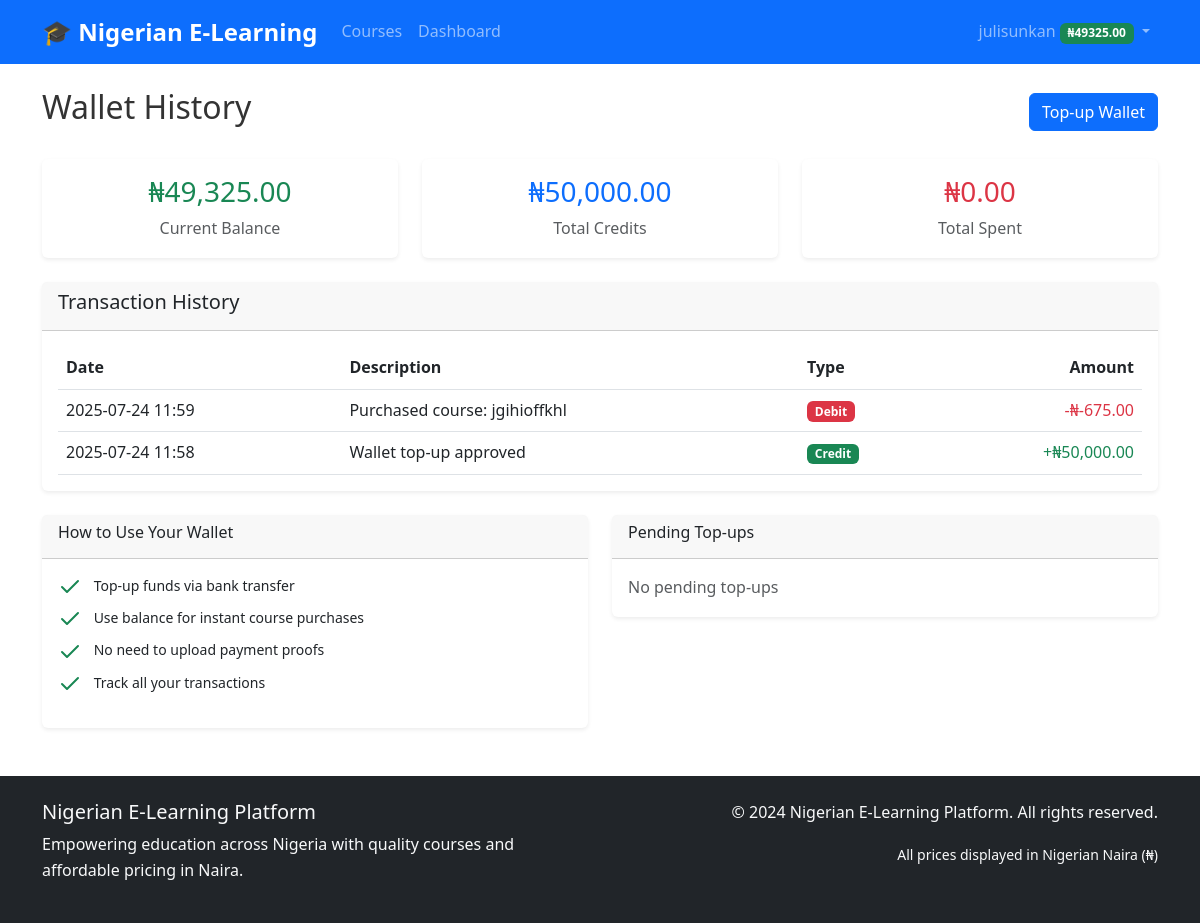
The app's page /wallet/history (signed in) with its own data.
### models.py (models this page shows, shortened)
class User(UserMixin, db.Model):
    id = db.Column(db.Integer, primary_key=True)
    username = db.Column(db.String(80), unique=True, nullable=False)
    email = db.Column(db.String(120), unique=True, nullable=False)
    password_hash = db.Column(db.String(256), nullable=False)
    role = db.Column(db.String(20), nullable=False, default='student')  # admin, instructor, student
    first_name = db.Column(db.String(50))
    last_name = db.Column(db.String(50))
    active = db.Column(db.Boolean, default=True)
    banned = db.Column(db.Boolean, default=False)
    ban_reason = db.Column(db.Text)
    email_verified = db.Column(db.Boolean, default=False)
    verification_token = db.Column(db.String(100))
    premium_user = db.Column(db.Boolean, default=False)
    instructor_verified = db.Column(db.Boolean, default=False)
    badge_level = db.Column(db.String(20), default='basic')  # basic, bronze, silver, gold, premium
    wallet_balance = db.Column(db.Float, default=0.0)
    course_credits = db.Column(db.Integer, default=0)
    created_at = db.Column(db.DateTime, default=datetime.utcnow)
    last_login = db.Column(db.DateTime)
    courses_created = db.relationship('Course', backref='instructor', lazy='dynamic')
    enrollments = db.relationship('Enrollment', backref='student', lazy='dynamic')
    payments = db.relationship('Payment', backref='user', lazy='dynamic')
    wallet_transactions = db.relationship('WalletTransaction', backref='user', lazy='dynamic')
    quiz_attempts = db.relationship('QuizAttempt', backref='user', lazy='dynamic')
    assignment_submissions = db.relationship('AssignmentSubmission', backref='user', lazy='dynamic')
    course_credits = db.relationship('CourseCredit', backref='student_credit', lazy='dynamic')

class WalletTransaction(db.Model):
    id = db.Column(db.Integer, primary_key=True)
    user_id = db.Column(db.Integer, db.ForeignKey('user.id'), nullable=False)
    amount = db.Column(db.Float, nullable=False)
    transaction_type = db.Column(db.String(20), nullable=False)  # credit, debit
    description = db.Column(db.String(200))
    created_at = db.Column(db.DateTime, default=datetime.utcnow)

### routes.py (the view)
@app.route('/wallet/history')
@login_required
def wallet_history():
    transactions = current_user.wallet_transactions.order_by(WalletTransaction.created_at.desc()).all()
    return render_template('wallet/history.html', transactions=transactions)

### app.py (called while the page is built)
@login_manager.user_loader
def load_user(user_id):
    from models import User
    return User.query.get(int(user_id))

### templates/wallet/history.html (shortened to what this page needs)
{% extends "base.html" %}
{% block content %}
<div class="row">
    <div class="col-12">
        <div class="d-flex justify-content-between align-items-center mb-4">
            <h2>Wallet History</h2>
            <a href="{{ url_for('wallet_topup') }}" class="btn btn-primary">Top-up Wallet</a>
        </div>
    </div>
</div>
<div class="row mb-4">
    <div class="col-md-4">
        <div class="card text-center">
            <div class="card-body">
                <h3 class="text-success">{{ current_user.wallet_balance|currency }}</h3>
                <p class="text-muted mb-0">Current Balance</p>
            </div>
        </div>
    </div>
    <div class="col-md-4">
        <div class="card text-center">
            <div class="card-body">
                {% set credit_total = current_user.wallet_transactions.filter_by(transaction_type='credit').all() %}
                {% set total_credits = credit_total|map(attribute='amount')|sum %}
                <h3 class="text-primary">{{ (total_credits or 0)|currency }}</h3>
                <p class="text-muted mb-0">Total Credits</p>
            </div>
        </div>
    </div>
    <div class="col-md-4">
        <div class="card text-center">
            <div class="card-body">
                {% set debit_total = current_user.wallet_transactions.filter_by(transaction_type='debit').all() %}
                {% set total_debits = debit_total|map(attribute='amount')|sum %}
                <h3 class="text-danger">{{ (total_debits or 0)|currency }}</h3>
                <p class="text-muted mb-0">Total Spent</p>
            </div>
        </div>
    </div>
</div>
<div class="card">
    <div class="card-header">
        <h5>Transaction History</h5>
    </div>
    <div class="card-body">
        {% if transactions %}
        <div class="table-responsive">
            <table class="table table-hover">
                <thead>
                    <tr>
                        <th>Date</th>
                        <th>Description</th>
                        <th>Type</th>
                        <th class="text-end">Amount</th>
                    </tr>
                </thead>
                <tbody>
                    {% for transaction in transactions %}
                    <tr>
                        <td>{{ transaction.created_at.strftime('%Y-%m-%d %H:%M') }}</td>
                        <td>{{ transaction.description or 'Wallet transaction' }}</td>
                        <td>
                            {% if transaction.transaction_type == 'credit' %}
                            <span class="badge bg-success">Credit</span>
                            {% else %}
                            <span class="badge bg-danger">Debit</span>
                            {% endif %}
                        </td>
                        <td class="text-end">
                            {% if transaction.transaction_type == 'credit' %}
                            <span class="text-success">+{{ transaction.amount|currency }}</span>
                            {% else %}
                            <span class="text-danger">-{{ transaction.amount|currency }}</span>
                            {% endif %}
                        </td>
                    </tr>
                    {% endfor %}
                </tbody>
            </table>
        </div>
        {% endif %}
    </div>
</div>
<div class="row mt-4">
    <div class="col-md-6">
        <div class="card">
            <div class="card-header">
                <h6>How to Use Your Wallet</h6>
            </div>
            <div class="card-body">
                <ul class="list-unstyled small">
                    <li class="mb-2">
                        <i data-feather="check" class="text-success me-2"></i>
                        Top-up funds via bank transfer
                    </li>
                    <li class="mb-2">
                        <i data-feather="check" class="text-success me-2"></i>
                        Use balance for instant course purchases
                    </li>
                    <li class="mb-2">
                        <i data-feather="check" class="text-success me-2"></i>
                        No need to upload payment proofs
                    </li>
                    <li class="mb-2">
                        <i data-feather="check" class="text-success me-2"></i>
                        Track all your transactions
                    </li>
                </ul>
            </div>
        </div>
    </div>
    <div class="col-md-6">
        <div class="card">
            <div class="card-header">
                <h6>Pending Top-ups</h6>
            </div>
            <div class="card-body">
                {% set pending_payments = current_user.payments.filter_by(payment_type='wallet_topup', status='pending').all() %}
                {% if pending_payments %}
                <ul class="list-unstyled">
                    {% for payment in pending_payments %}
                    <li class="mb-2">
                        <strong>₦{{ "%.2f"|format(payment.amount) }}</strong>
                        <small class="text-muted d-block">{{ payment.created_at.strftime('%Y-%m-%d') }} - Pending verification</small>
                    </li>
                    {% endfor %}
                </ul>
                {% else %}
                <p class="text-muted mb-0">No pending top-ups</p>
                {% endif %}
            </div>
        </div>
    </div>
</div>
{% endblock %}

### templates/base.html (shortened to what this page needs)
<!DOCTYPE html>
<html lang="en">
<head>
    <link href="https://cdn.jsdelivr.net/npm/bootstrap@5.3.0/dist/css/bootstrap.min.css" rel="stylesheet">
    <link href="https://cdn.jsdelivr.net/npm/feather-icons@4.28.0/dist/feather.min.css" rel="stylesheet">
    <link href="{{ url_for('static', filename='css/style.css') }}" rel="stylesheet">
</head>
<body>
    <nav class="navbar navbar-expand-lg navbar-dark bg-primary">
        <div class="container">
            <a class="navbar-brand" href="{{ url_for('index') }}">
                <strong>🎓 Nigerian E-Learning</strong>
            </a>
            <div class="collapse navbar-collapse" id="navbarNav">
                <ul class="navbar-nav me-auto">
                    <li class="nav-item">
                        <a class="nav-link" href="{{ url_for('courses') }}">Courses</a>
                    </li>
                    {% if current_user.is_authenticated %}
                    <li class="nav-item">
                        <a class="nav-link" href="{{ url_for('dashboard') }}">Dashboard</a>
                    </li>
                    {% endif %}
                </ul>
                <ul class="navbar-nav">
                    {% if current_user.is_authenticated %}
                    <li class="nav-item dropdown">
                        <a class="nav-link dropdown-toggle" href="#" role="button" data-bs-toggle="dropdown">
                            {{ current_user.username }}
                            {% if current_user.wallet_balance > 0 %}
                            <span class="badge bg-success">₦{{ "%.2f"|format(current_user.wallet_balance) }}</span>
                            {% endif %}
                        </a>
                    </li>
                    {% endif %}
                </ul>
            </div>
        </div>
    </nav>
    <main class="container my-4">
        {% block content %}{% endblock %}
    </main>
    <footer class="bg-dark text-light py-4 mt-5">
        <div class="container">
            <div class="row">
                <div class="col-md-6">
                    <h5>Nigerian E-Learning Platform</h5>
                    <p>Empowering education across Nigeria with quality courses and affordable pricing in Naira.</p>
                </div>
                <div class="col-md-6 text-md-end">
                    <p>&copy; 2024 Nigerian E-Learning Platform. All rights reserved.</p>
                    <small>All prices displayed in Nigerian Naira (₦)</small>
                </div>
            </div>
        </div>
    </footer>
</body>
</html>

### static/css/style.css (style rules this page uses)
:root { --primary-color: #0d6efd; --success-color: #198754; --warning-color: #ffc107; --danger-color: #dc3545; --naira-color: #00b04f; --dark-color: #212529; --light-color: #f8f9fa; }
body { font-family: 'Segoe UI', Tahoma, Geneva, Verdana, sans-serif; line-height: 1.6; color: #333; }
.navbar-brand { font-weight: 700; font-size: 1.5rem; }
.navbar-nav .nav-link { font-weight: 500; transition: color 0.3s ease; }
.card { border: none; box-shadow: 0 0.125rem 0.25rem rgba(0, 0, 0, 0.075); transition: box-shadow 0.15s ease-in-out; }
.btn { border-radius: 0.375rem; font-weight: 500; transition: all 0.3s ease; }
.btn-primary { background-color: var(--primary-color); border-color: var(--primary-color); }
.badge { font-size: 0.75rem; font-weight: 600; }
.table { margin-bottom: 0; }
.table th { border-top: none; font-weight: 600; color: var(--dark-color); }
footer { margin-top: auto; }

### records on screen
User: username "julisunkan", wallet_balance "49325.00", wallet_balance "₦49,325.00"
WalletTransaction: transaction_type "Debit"
WalletTransaction: transaction_type "Credit"

### other values on screen
{{ (total_credits or 0)|currency }} "₦50,000.00"
{{ (total_debits or 0)|currency }} "₦0.00"
